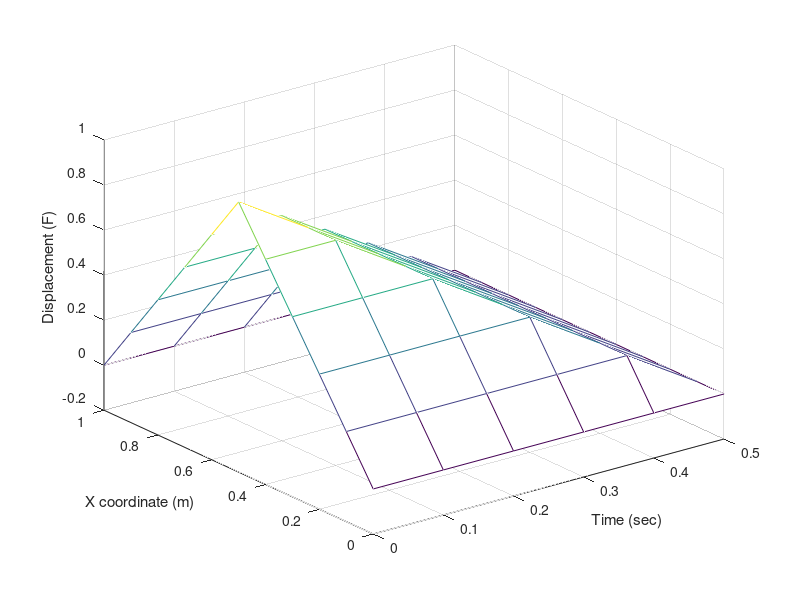

Reproduce this figure in MATLAB.
a = 1;
L = 1;
b = 0.5;
h = 0.1;
r=1;
n = fix(L/h)+1;
x = linspace(0, L, n);
k = 0.1;
m = fix(b/k)+1;
t = linspace(0, b, m);
U = zeros(n, m);
U(:, 1) = 1-abs(2*x-1);
U(1, :) = 0;
U(end, :) = 0;
U(:, 2) = (1-r^2)*(1-abs(2*x-1))+(r^2/2)*(1-abs(2*(x+h)-1)+(1-abs(2*(x-h)-1)))

for j = 2 : m-1
    for i = 2 : n-1
        U(i, j+1) = (2-(2*a^2*k^2/(h^2)))*U(i, j) + (a^2*k^2/(h^2))*(U(i+1, j)+U(i-1, j))-U(i,j-1)
    end
end
[xx, tt] = meshgrid(t, x);
mesh(xx, tt, U)
xlabel('Time (sec)')
ylabel('X coordinate (m)')
zlabel('Displacement (F)')
